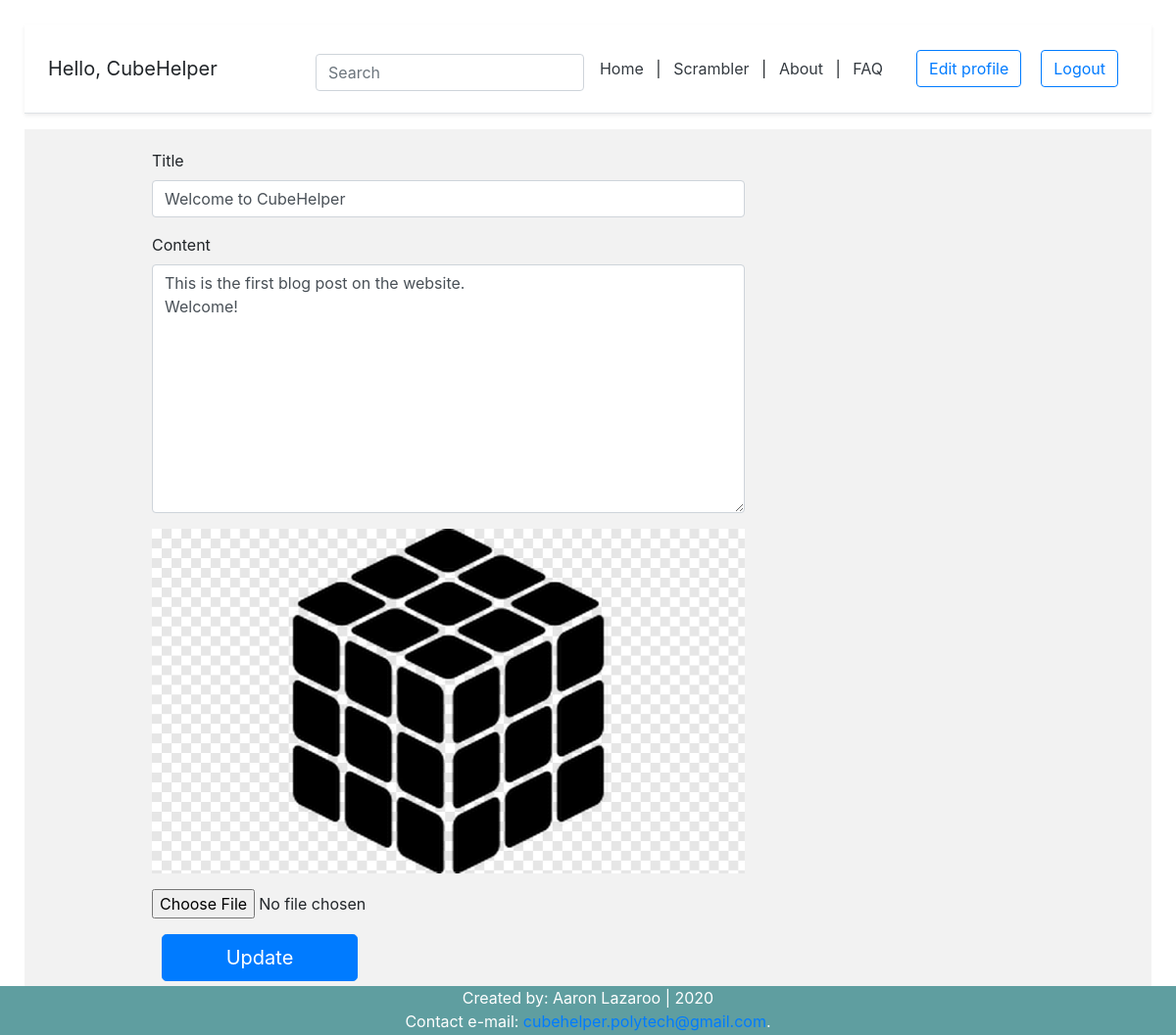
The page /blog/cubehelper-welcome-to-cubehelper/edit/ (signed in) on the database its author committed.
### account/models.py (models this page shows, shortened)
class Account(AbstractBaseUser):
	email = models.EmailField(verbose_name='email', max_length=60, unique=True)
	username = models.CharField(max_length=30, unique=True)
	date_joined = models.DateTimeField(verbose_name='date_joined',auto_now_add=True)
	last_login = models.DateTimeField(verbose_name='last_login',auto_now=True)
	is_admin = models.BooleanField(default=False)
	is_active = models.BooleanField(default=True)
	is_staff = models.BooleanField(default=False)
	is_superuser = models.BooleanField(default=False)
	USERNAME_FIELD = 'email' #login credential
	REQUIRED_FIELDS = ['username']
	objects = MyAccountManager() #reference to account manager

### blog/models.py (models this page shows, shortened)
class BlogPost(models.Model):
	title = models.CharField(max_length=50, null=False, blank=False)
	body = models.TextField(max_length=5000, null=False, blank=False)
	image = models.ImageField(upload_to=upload_location, null=False, blank=False) # needs pillow to be installed (pip install pillow)
	date_published = models.DateTimeField(auto_now_add=True, verbose_name="date published")
	date_updated = models.DateTimeField(auto_now=True, verbose_name="date updated")
	author = models.ForeignKey(settings.AUTH_USER_MODEL, on_delete=models.CASCADE) # delete objects associated with post, except the author
	slug = models.SlugField(blank=True, unique=True) # url

### blog/views.py (the view, shortened to what this page needs)
# urls.py: path('<slug>/edit/',edit_blog_view, name="edit"),
def edit_blog_view(request, slug):
	context={}
	user = request.user
	if not user.is_authenticated:
		return redirect("must_authenticate")
	blog_post = get_object_or_404(BlogPost, slug=slug)
	if blog_post.author != user:
		return redirect("unauthorized")
	form = UpdateBlogPostForm(
			initial = {
				"title": blog_post.title,
				"body": blog_post.body,
				"image": blog_post.image,
			}
		)
	context['form'] = form
	return render(request,'blog/edit_blog.html',context)

### blog/forms.py (shortened to what this page needs)
class UpdateBlogPostForm(forms.ModelForm):
	class Meta:
		model = BlogPost
		fields = ['title','body','image']

### blog/templates/blog/edit_blog.html (shortened to what this page needs)
{% extends 'index.html' %}
{% block content %}
<div class="container">
	<div class="row">
		<div class="col-lg-7 offset-lg-1">
			<form class="create-form" method="post" enctype="multipart/form-data">
				<div class="form-group">
					<label for="id_title">Title</label>
					<input class="form-control" type="text" name="title" id="id_title" placeholder="Title" value="{{form.initial.title}}" required autofocus>
				</div>
				<div class="form-group">
					<label for="id_body">Content</label>
					<textarea class="form-control" rows="10" type="text" name="body" id="id_body" placeholder="Post content..."
					required>{{form.initial.body}}</textarea>
				</div>
				<div class="form-group image-group" id="id_image_group">
				</div>
				<input type="file" name="image" id="id_image_file" accept="image/*" onchange="readURL(this)">
				<button class="submit-button btn btn-lg btn-primary btn-block" type="submit">Update</button>
			</form>
		</div>
	</div>
</div>
{% endblock content %}

### myapp/templates/snippets/header.html (shortened to what this page needs)
<link rel="stylesheet" href="https://stackpath.bootstrapcdn.com/bootstrap/4.4.1/css/bootstrap.min.css">
<div class="d-flex flex-column flex-md-row align-items-center p-3 px-md-4 mb-3 bg-white border-bottom shadow-sm">
{% if request.user.is_authenticated %}
  <h5 class="my-0 mr-md-auto font-weight-normal">Hello, {{request.user.username}}</h5>
 {% else %}
 <h5 class="my-0 mr-md-auto font-weight-normal">Welcome to Cube Helper</h5>
 {% endif %}
<div class="search_bar mt-sm-2 mr-2">
	<form method="get">
		<input type="text" class="form-control" name="q" id="id_q" placeholder="Search">
	</form>
</div>
  <nav class="my-2 my-md-0 mr-md-3">
	<a class="p-2 text-dark" href="{% url 'homepage' %}">Home</a> |
	<a class="p-2 text-dark" href="{% url 'scramble' %}">Scrambler</a> |
	<a class="p-2 text-dark" href="{% url 'about' %}">About</a> |
	<a class="p-2 text-dark" href="{% url 'faq' %}">FAQ</a>
	</nav>
	{% if request.user.is_authenticated %}
	<a class="btn btn-outline-primary" href="{% url 'account' %}">Edit profile</a>
	<a class="btn btn-outline-primary" href="{% url 'logout' %}">Logout</a>
	{% else %}
	<a class="btn btn-outline-primary" href="{% url 'register' %}">Register</a>
	<a class="btn btn-outline-primary" href="{% url 'login' %}">Login</a>
	{% endif %}
</div>

### myapp/static/styles.css (style rules this page uses)
html { position: relative; min-height: 100%; }
body { margin: 0 0 100px; padding: 25px; }
.btn { margin: 1px; }
@media (min-width: 768px) { html { font-size: 16px; } }
.container { max-width: 960px; }
.create-form { width: 100%; max-width: 100%; padding: 15px; margin: auto; }
.submit-button { max-width: 200px; }
.container { padding: 5px; }
.image-group { position: relative; text-align: center; cursor:pointer; }
.btn { display: block; margin: 10px; }

### rows shown on the page
Account: user.username "CubeHelper"
BlogPost: title "Welcome to CubeHelper", body "This is the first blog post on the website. Welcome!"
